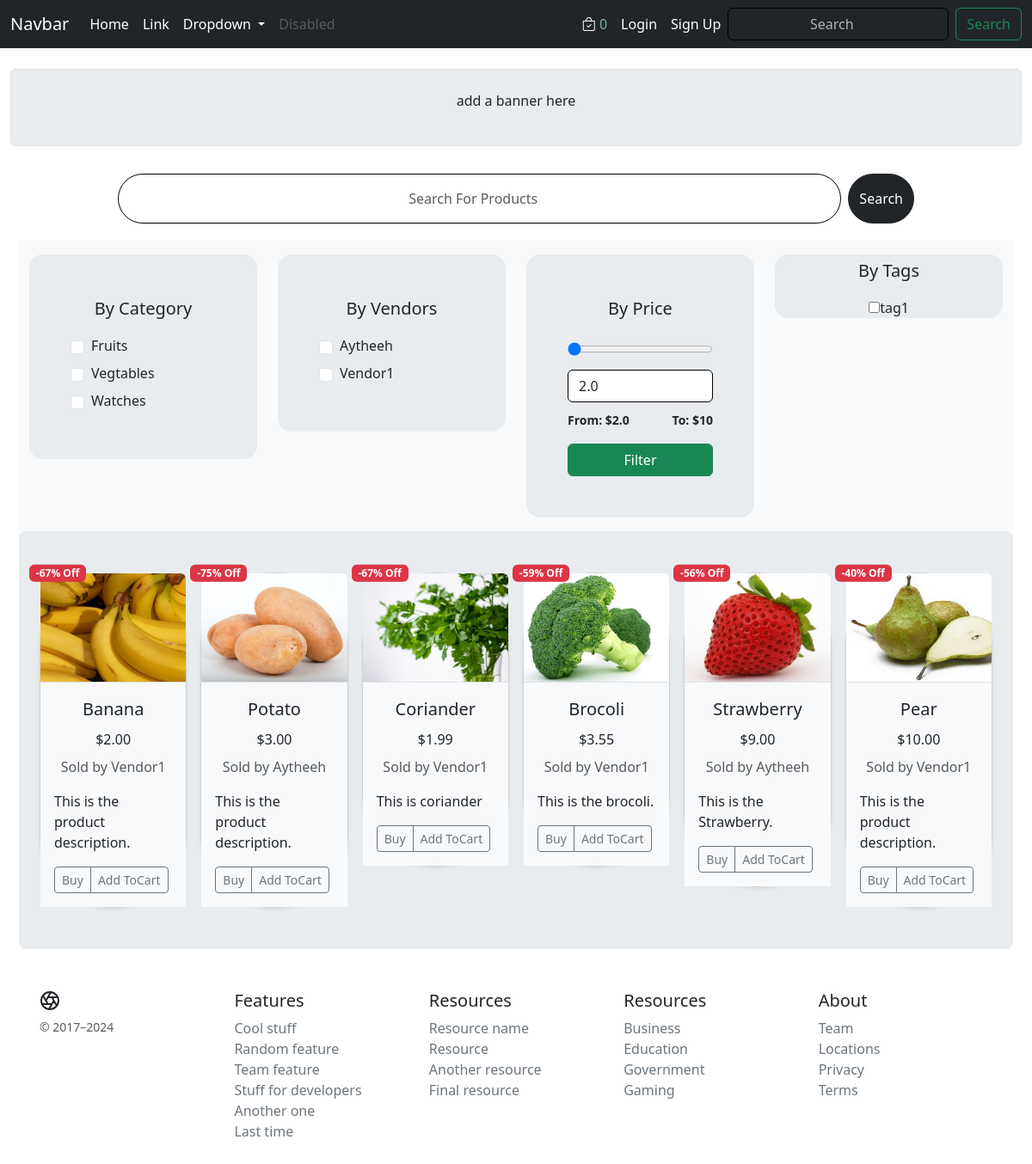
Screenshot of /products/ with the database file from the repository.
### core/models.py (models this page shows, shortened)
class Category(models.Model):
    cid = ShortUUIDField(unique=True, length=10, max_length=20,
                         prefix='cat', alphabet='abcdefgh12345')
    title = models.CharField(max_length=100)
    image = models.ImageField(upload_to='Category', default='category.jpg')
    class Meta:
        verbose_name_plural = "Categories"

class Vendor(models.Model):
    vid = ShortUUIDField(unique=True, length=10, max_length=20,
                         prefix="ven", alphabet="abcdefgh12345")
    title = models.CharField(max_length=100, default='DefaultVendorName')
    image = models.ImageField(
        upload_to=user_directory_path, default='category.jpg')
    description = models.TextField(
        null=True, blank=True, default="This is the product description.")
    user = models.ForeignKey(User, on_delete=models.SET_NULL, null=True)
    address = models.CharField(max_length=100, default="123 Main St")
    contact = models.CharField(max_length=100, default="+91 999000")
    chat_response_time = models.CharField(max_length=100, default="100")
    shipping_on_time = models.CharField(max_length=100, default="100")
    authentic_rating = models.CharField(max_length=100, default="100")
    days_return = models.CharField(max_length=100, default="100")
    warrenty_period = models.CharField(max_length=100, default="100")
    class Meta:
        verbose_name_plural = "Vendors"
    def __str__(self):
        return self.title

class Product(models.Model):
    pid = ShortUUIDField(unique=True, length=10,
                         max_length=20, alphabet='abcdefgh12345')
    title = models.CharField(max_length=100)
    image = models.ImageField(upload_to=user_directory_path)
    description = models.TextField(
        null=True, blank=True, default="This is the product description.")
    user = models.ForeignKey(User, on_delete=models.SET_NULL, null=True)
    category = models.ForeignKey(
        Category, on_delete=models.SET_NULL, null=True)
    vendor = models.ForeignKey(Vendor, on_delete=models.SET_NULL, null=True)
    price = models.DecimalField(
        max_digits=9999999, decimal_places=2, default="1.99")
    old_price = models.DecimalField(
        max_digits=9999999, decimal_places=2, default="2.99")
    specifications = models.TextField(null=True, blank=True)
    tags = TaggableManager(blank=True)
    product_status = models.CharField(
        choices=STATUS, max_length=10, default="in_review")
    status = models.BooleanField(default=True)
    in_stock = models.BooleanField(default=True)
    featured = models.BooleanField(default=False)
    digital = models.BooleanField(default=False)
    sku = ShortUUIDField(unique=True, length=4,
                         max_length=10, alphabet='1234567890')
    date = models.DateTimeField(auto_now_add=True)
    updated = models.DateTimeField(null=True, blank=True)
    class Meta:
        verbose_name_plural = "Products"
    def get_percentage(self):
        new_price = (self.price / self.old_price) * 100
        return new_price

### core/views.py (the view)
# urls.py: path('products/', views.products_list_view, name='products-list'),
def products_list_view(request):
    Products = Product.objects.filter(
        product_status='published').order_by('-date')
    Vendors = Vendor.objects.all()
    context = {
        'Products': Products,
    }
    return render(request, 'core/products-list.html', context=context)

### core/context_processors.py (called while the page is built)
def default(request):
    categories_context = Category.objects.all()
    vendors_context = Vendor.objects.all()
    try:
        address = Address.objects.get(user=request.user)
    except:
        address = None
    min_max_price = Product.objects.aggregate(Min("price"), Max("price"))
    return {
        'categories_context': categories_context,
        'vendors_context': vendors_context,
        'address_context': address,
        'min_max_price_context': min_max_price,
    }

### Templates/core/products-list.html (shortened to what this page needs)
{% extends 'core/base.html' %}
{% block content %}
{%load static %}
<div class="container-fluid">
    <div class="row bg-body-secondary my-4 p-3 border rounded mx-auto">
        <div class="col-12 p-2">
            <ul class="nav justify-content-center">
                <p>add a banner here</p>
            </ul>
        </div>
    </div>
</div>
<div class="container m-2 mx-auto">
    <div class="row justify-content-center rounded-pill ">
        <div class="col-lg-10 py-lg-2 py-md-2 py-sm-1 py-1">
            <form class="d-flex" role="search">
                <input class="form-control rounded-pill py-lg-3 py-md-3 py-sm-3 py-3 me-2" type="search"
                    placeholder="Search For Products" aria-label="Search">
                <button class="btn btn-dark rounded-pill" type="submit">Search</button>
            </form>
        </div>
    </div>
</div>
<div class="container m-1 p-1 mx-auto">
    <div class="row justify-content-center align-items-stretch">
        <div class="col-lg-3 col-md-6 d-flex flex-column bg-body-tertiary">
            <div class="rounded-4 my-3 text-center align-items-start border-2 bg-body-secondary p-5">
                <p class="lead text-center ">By Category</p>
                {% for c in categories_context %}
                <div class="form-check mb-2 d-flex align-items-center">
                    <input class="form-check-input me-2 filter-checkbox" data-filter="category" type="checkbox"
                        name="checkbox" value="{{c.id}}" id="category{{c.id}}">
                    <label class="form-check-label" for="category{{c.id}}">
                        {{c.title}}
                    </label>
                </div>
                {% endfor %}
            </div>
        </div>
        <div class="col-lg-3 col-md-6 d-flex flex-column bg-body-tertiary">
            <div class="rounded-4 my-3 text-center align-items-start border-2 bg-body-secondary p-5">
                <p class="lead text-center ">By Vendors</p>
                {% for v in vendors_context %}
                <div class="form-check mb-2 d-flex align-items-center ">
                    <input class="form-check-input me-2 filter-checkbox" data-filter="vendor" type="checkbox"
                        name="checkbox" value="{{v.id}}" id="vendor{{v.id}}">
                    <label class="form-check-label" for="vendor{{v.id}}">
                        {{v.title}}
                    </label>
                </div>
                {% endfor %}
            </div>
        </div>
        <div class="col-lg-3 col-md-6 d-flex flex-column bg-body-tertiary">
            <div class="rounded-4 my-3 text-center align-items-start border-2 bg-body-secondary p-5">
                <p class="lead text-center ">By Price</p>
                <div class=" mb-2 d-flex align-items-center ">
                    <input class="w-100  my-2 slider-range" type="range" id="range"
                        min="{{ min_max_price_context.price__min }}" max="{{ min_max_price_context.price__max }}"
                        oninput="max_price.value=this.value" value="{{ min_max_price_context.price__min|floatformat }}">
                </div>
                <input type="number" class="form-control w-100 my-2" name="" id="max_price"
                    min="{{ min_max_price_context.price__min }}" max="{{ min_max_price_context.price__max }}"
                    placeholder="Price" onkeyup="range.value=this.value"
                    value="{{ min_max_price_context.price__min|floatformat }}">
                <div class="d-flex justify-content-between">
                    <p><small><strong>From: ${{ min_max_price_context.price__min|floatformat }}</strong></small></p>
                    <p><small><strong>To: ${{ min_max_price_context.price__max|floatformat }}</strong></small></p>
                </div>
                <button type="button" class="w-100 btn btn-success btn" id="price-filter-btn">Filter</button>
            </div>
        </div>
        <div class="col-lg-3 col-md-6 d-flex flex-column bg-body-tertiary">
            <div class="rounded-4 my-3 text-center align-items-center border-2 bg-body-secondary">
                <p class="lead text-center pt-1">By Tags</p>
                <form>
                    <input type="checkbox" name="" value="" id="">tag1<br>
                </form>
            </div>
        </div>
        <div class="col-lg-12 col-md-12 bg-body-secondary rounded-3 ">
            <div class="album py-5">
                <div class="container">
                    <div id="filtered-product" class="row row-cols-1 row-cols-sm-2 row-cols-md-3 g-3">
                        {% for p in Products %}
                        <div class="col-xl-2 col-lg-3 col-md-3 col-sm-6">
                            <div class="card shadow-sm border-1 rounded-pill rounded-3"
                                style="max-width: 250px; position: relative;">
                                <div class="position-absolute top-0 start-0 translate-middle badge bg-danger"
                                    style="z-index: 1; margin-left: 20px;">
                                    -{{ p.get_percentage|floatformat:0 }}% Off
                                </div>
                                <a href="{% url 'core:product-details' p.pid %}" class="text-decoration-none text-dark">
                                    <div class="ratio ratio-4x3">
                                        <img src="{{ p.image.url }}"
                                            class="bd-placeholder-img card-img-top img-responsive border-1 border-bottom rounded-top"
                                            width="100%" height="100%" role="img" preserveAspectRatio="xMidYMid slice"
                                            focusable="false">
                                    </div>
                                    <div class="card-body bg-body-tertiary">
                                        <p class="card-title text-center fs-5">{{ p.title }}</p>
                                </a>
                                <p class="card-title text-center fs-6">${{ p.price }}</p>
                                <p class="card-text text-center"><small class="text-body-secondary fs-6">
                                    Sold by {{p.vendor }}</small></p>
                                <p class="card-text">{{ p.description }}</p>
                                <div class="d-flex justify-content-between align-items-center">
                                    <div class="btn-group bg-body-tertiary">
                                        <button type="button" class="btn btn-sm btn-outline-secondary">
                                            Buy
                                        </button>
                                        <button type="button" class="btn btn-sm btn-outline-secondary add-to-cart-btn"
                                            data-index="{{i.id}}" id="add-to-cart-btn">
                                            Add ToCart
                                        </button>
                                    </div>
                                </div>
                            </div>
                        </div>
                    </div>
                    {% endfor %}
{%endblock content%}

### static/css/styles.css (style rules this page uses)
.card { transition: transform 0.3s, box-shadow 0.3s; border-radius: 15px; }
.btn { transition: color 0.3s; }
.form-control { border-color: black; }
input::placeholder { text-align: center; }

### rows the page displays
Category: title "Fruits"
Category: title "Vegtables"
Category: title "Watches"
Vendor: title "Aytheeh"
Vendor: title "Vendor1"
Product: get_percentage "67", image (picture), title "Banana", price "2.00", vendor "Vendor1", description "This is the product description."
Product: get_percentage "75", image (picture), title "Potato", price "3.00", vendor "Aytheeh", description "This is the product description."
Product: get_percentage "67", image (picture), title "Coriander", price "1.99", vendor "Vendor1", description "This is coriander"
Product: get_percentage "59", image (picture), title "Brocoli", price "3.55", vendor "Vendor1", description "This is the brocoli."
Product: get_percentage "56", image (picture), title "Strawberry", price "9.00", vendor "Aytheeh", description "This is the Strawberry."
Product: get_percentage "40", image (picture), title "Pear", price "10.00", vendor "Vendor1", description "This is the product description."

### other values shown
{{ request.session.cart_data_obj|length }} "0"
{{ min_max_price_context.price__min|floatformat }} "2.0"
{{ min_max_price_context.price__max|floatformat }} "10"
